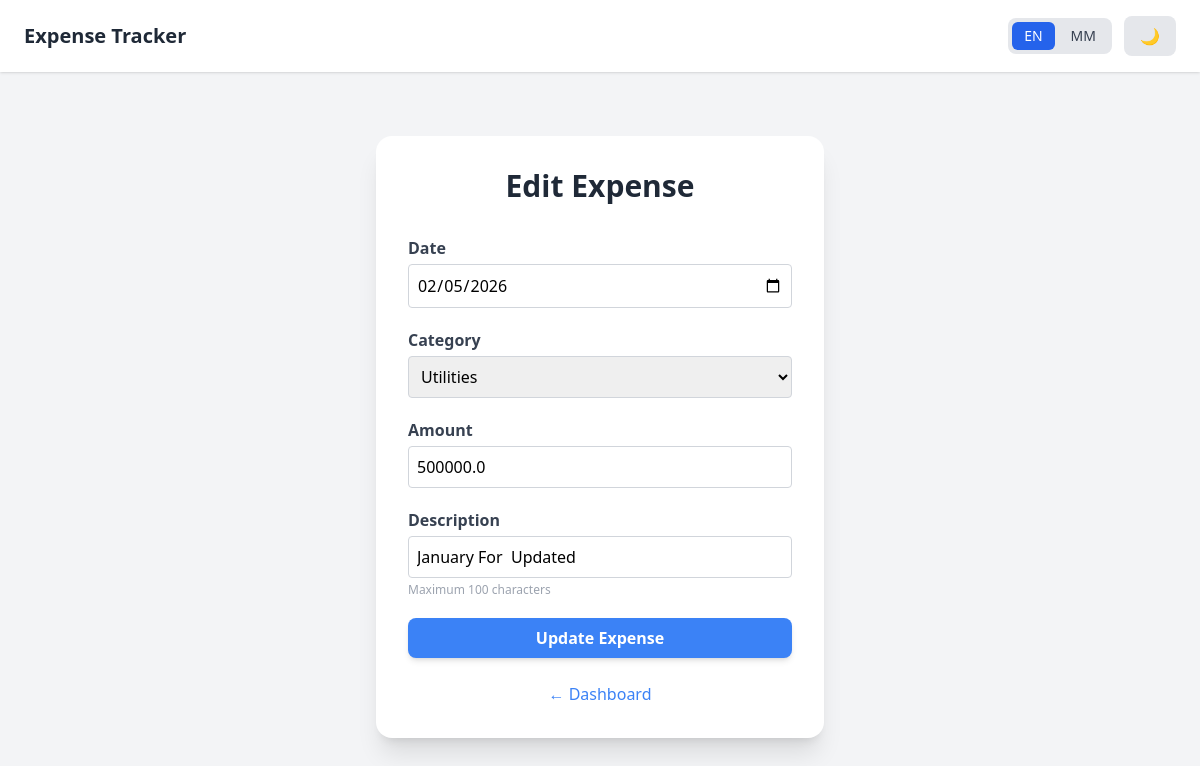
/edit_expense/16 (signed in), run on the app's committed database.
### tables this page shows
CREATE TABLE expenses(
        id INTEGER PRIMARY KEY AUTOINCREMENT,
        user_id INTEGER,
        date TEXT,
        category TEXT,
        amount REAL,
        description TEXT,
        FOREIGN KEY(user_id) REFERENCES users(id)
    );

### app.py (the view, shortened to what this page needs)
@app.route("/edit_expense/<int:expense_id>", methods=["GET", "POST"])
def edit_expense(expense_id):
    if "user_id" not in session:
        return redirect(url_for("login"))
    conn = sqlite3.connect(DB_NAME)
    conn.row_factory = sqlite3.Row
    cursor = conn.cursor()
    cursor.execute(
        "SELECT date, category, amount, description FROM expenses WHERE id=? AND user_id=?",
        (expense_id, session["user_id"])
    )
    record = cursor.fetchone()
    conn.close()
    if not record:
        flash("Record not found!", "danger")
        return redirect(url_for("dashboard"))
    current_form_data = {
        'date': record['date'],
        'category': record['category'],
        'amount': record['amount'],
        'description': record['description']
    }
    return render_template(
        "expense_form.html",
        categories=EXPENSE_CATEGORIES,
        form_data=current_form_data,
        mode="edit",
        expense_id=expense_id
    )

### app.py (called while the page is built, shortened)
def t(key, is_user_data=False):
    lang = session.get('language', 'en')
    if is_user_data and key:
        if lang == 'mm':
            try:
                return translator.translate(key, dest='my').text
            except:
                return key
        return key
    translated = LANGUAGES.get(lang, LANGUAGES['en']).get(key)
    if translated:
        return translated

@app.context_processor
def inject_translate():
    return dict(t=t)

### templates/expense_form.html (shortened to what this page needs)
{% extends "base.html" %}
{% block content %}
<div class="max-w-md mx-auto mt-12 bg-white p-8 rounded-2xl shadow-xl">
  <h1 class="text-3xl font-extrabold text-center text-gray-800 mb-8">
    {% if mode == "edit" %}
      {{ t("edit_expense_title") }}
    {% else %}
      {{ t("add_expense_title") }}
    {% endif %}
  </h1>
  <form method="POST" class="space-y-5">
    <div class="flex flex-col">
      <label class="text-gray-700 font-semibold mb-1">{{ t("date") }}</label>
      <input type="date" name="date"
        value="{{ (form_data|default({})).get('date', current_date|default('')) }}"
        class="p-2 border border-gray-300 rounded focus:outline-none focus:ring-2 focus:ring-red-400">
    </div>
    <div class="flex flex-col">
      <label class="text-gray-700 font-semibold mb-1">{{ t("category") }}</label>
      <select name="category"
        class="p-2 border border-gray-300 rounded focus:outline-none focus:ring-2 focus:ring-red-400">
        {% for cat in categories %}
          <option value="{{ cat }}"
            {% if (form_data|default({})).get('category') == cat %}selected{% endif %}>
            {{ t(cat) }}
          </option>
        {% endfor %}
      </select>
    </div>
    <div class="flex flex-col">
      <label class="text-gray-700 font-semibold mb-1">{{ t("amount") }}</label>
      <input type="number" step="0.01" name="amount"
        value="{{ (form_data|default({})).get('amount', '') }}"
        placeholder="{{ t('amount_placeholder') }}"
        class="p-2 border border-gray-300 rounded focus:outline-none focus:ring-2 focus:ring-red-400">
    </div>
    <div class="flex flex-col">
      <label class="text-gray-700 font-semibold mb-1">{{ t("description") }}</label>
      <input type="text" name="description"
        value="{{ t((form_data|default({})).get('description', ''), is_user_data=True) }}"
        placeholder="{{ t('description_placeholder') }}"
        class="p-2 border border-gray-300 rounded focus:outline-none focus:ring-2 focus:ring-red-400">
      <p class="text-xs text-gray-400 mt-1">{{ t("description_hint") }}</p>
    </div>
    <button type="submit"
      class="w-full py-2 rounded-lg font-semibold text-white shadow-md
      {% if mode == 'edit' %}bg-blue-500 hover:bg-blue-600{% else %}bg-red-500 hover:bg-red-600{% endif %} transition-colors">
      {% if mode == "edit" %}
        {{ t("update_expense_btn") }}
      {% else %}
        {{ t("add_expense_btn") }}
      {% endif %}
    </button>
  </form>
  <p class="mt-6 text-center">
    <a href="{{ url_for('dashboard') }}"
       class="text-blue-500 hover:text-blue-700 font-medium transition-colors">
       ← {{ t("back_dashboard") }}
    </a>
  </p>
</div>
{% endblock %}

### data on the page
expenses: date "02/05/2026", category "Utilities", amount "500000.0", description "January For Updated"

### other printed values
{{ t("app_title") }} "Expense Tracker"
{{ t("edit_expense_title") }} "Edit Expense"
{{ t("date") }} "Date"
{{ t("category") }} "Category"
{{ t("amount") }} "Amount"
{{ t("description") }} "Description"
{{ t("description_hint") }} "Maximum 100 characters"
{{ t("update_expense_btn") }} "Update Expense"
{{ t("back_dashboard") }} "Dashboard"
